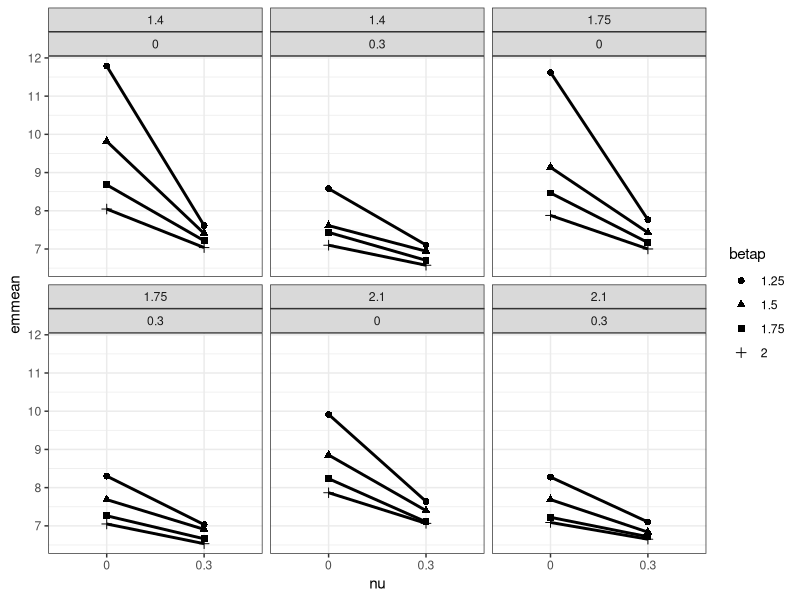

Recreate this plot in R.
library(tidyverse)
library(emmeans)
library(car)


mod_sir <- function(ini,
                    N=100000,
                    x,
                    timestart=0,
                    timeend=10, #in weeks
                    dt=1,
                    tol=1e-9){
  sim <- unname(ini)
  
  cases <- matrix(nrow=length(seq(timestart,timeend,by=dt)),
                  ncol=length(ini))
  colnames(cases) <- names(ini)
  cases[1,] <- sim
  
  #probability of transitions from susceptible compartment
  for(t in 2:nrow(cases)){
    p_SI <- (1-exp(-(x$beta*sim[2] + 
                       x$betap*sim[3] + x$nu)))*(x$beta*sim[2])/(x$beta*sim[2] + 
                                                                   x$betap*sim[3] + x$nu)
    p_SIn <- (1-exp(-(x$beta*sim[2] + 
                        x$betap*sim[3] + x$nu)))*(x$betap*sim[3])/(x$beta*sim[2] + 
                                                                     x$betap*sim[3] + x$nu)
    p_SV <-  (1-exp(-(x$beta*sim[2] + 
                        x$betap*sim[3] + x$nu)))*(x$nu)/(x$beta*sim[2] + x$betap*sim[3] + x$nu)
    
    #probability of transitions from first infected compartment
    p_IR <- (1- exp(-(x$gamma+x$mu)))*(x$gamma/(x$gamma+x$mu))
    p_ID <- (1-exp(-(x$gamma+x$mu)))*(x$mu/(x$gamma+x$mu))
    
    #probability of transition from vaccinated compartment
    p_VIn <- 1-exp(-x$betap*sim[3])
    
    #probability of transition from recovered compartment
    p_RIn <- 1-exp(-x$betap*sim[3])
    
    #probability of transitions from second infected compartment
    p_InRn <- (1- exp(-(x$gammap+x$mu)))*(x$gammap/(x$gammap+x$mu))
    p_InD <- (1-exp(-(x$gammap+x$mu)))*(x$mu/(x$gammap+x$mu))
    
    
    #number of transitions
    #susceptible
    
    S_probs <- c(p_SI, p_SIn, p_SV, 1-sum(p_SI, p_SIn, p_SV))
    n_S <- as.numeric(rmultinom(1,round(N*sim[1]),prob=S_probs))
    
    #first strain
    I_probs <- c(p_IR,p_ID, (1-sum(p_IR,p_ID)))
    n_I <- as.numeric(rmultinom(1,round(N*sim[2]),prob=I_probs))
    
    #new strain
    In_probs <- c(p_InRn, p_InD, 1-sum(p_InRn, p_InD))
    n_In <- as.numeric(rmultinom(1,round(N*sim[3]),prob=In_probs))
    
    #vaccinated
    n_V <- rbinom(1,round(N*sim[4]),prob=p_VIn)
    
    #first recovered
    
    n_R <- rbinom(1,round(N*sim[5]),prob = p_RIn)
    
    #update sim
    change <-(1/N) * c(-sum(n_S[1:3]),
                       n_S[1]-sum(n_I),
                       n_S[2]+n_V+n_R - sum(n_In),
                       n_S[3] - n_V,
                       n_I[1] - n_R,
                       n_In[1],
                       n_I[2]+n_In[2])
    
    sim <- (sim + change)
    sim <- sim*(sim > tol)
    cases[t,] <- sim
  }
  cases  |> 
    as.data.frame() |> 
    mutate(time=seq(timestart,timeend,by=1)) |> 
    mutate(infected = i1+i2+0.000001,infprop1=i1/infected,infprop2=i2/infected) -> cases 
  
  return(cases)
}

tdom <- function(ini, x, timestart=0, timeend=10){
  trun <- tryCatch({mod_sir(ini=ini,
                            x=x,
                            timestart=timestart,
                            timeend = timeend)},
                   error=function(e){
                     return(data.frame(infprop1=0,infprop2=0))
                   },
                   warning=function(w){
                     return(data.frame(infprop1=0,infprop2=0))
                   }
                   
  )
  
  if(tail(trun$infprop2,1) <=0.5 | max(trun$infprop2) <=0.5){
    tdominance <- 100 #never dominates
  }
  else{
    #initialize the logistic model using logit transformed model estimates
    coef(lm(logit(infprop2)~time,data=trun)) |> unname()->tcoeffs
    
    phi_2 <- tcoeffs[1]
    phi_3<- tcoeffs[2]
    
    logisticmodel <- tryCatch({nls(infprop2~SSlogis(time,Asym=1,xmid,scal),
                                   data=trun,
                                   control=list(maxiter=500))},
                              error=function(e){
                                #rerun with an experimental growth curve
                                rerun <- lm(log(infprop2)~time,
                                            data=trun)
                                
                                return((log(0.5)- coef(rerun)[1])/coef(rerun)[2])
                              },
                              warning=function(w){
                                rerun <- lm(log(infprop2)~time,
                                            data=trun)
                                
                                return((log(0.5)- coef(rerun)[1])/coef(rerun)[2])                         }
                              
    )
    tdominance <- ifelse(is.numeric(logisticmodel),logisticmodel,coef(logisticmodel)[2])
  }  
  tdominance
}


#ORIGINAL STRAIN COULD BE gamma =0.7, gammap = 0.7
gamma <- 0.7
gammap <- 0.7
betaset <- c(1.4,1.75,2.1)
betapset <- c(1.25,1.5,1.75,2) #multiple of beta
initial_recovered <- 0.01 #approximation
initial_infected <- 0.01 #loosely based on data
vaxxrateset <- c(0,0.3)
nuset <- c(0, 0.3)
muset <- c(0)
nsims <-10

sim_array <- expand.grid(1:nsims,
                         betaset,
                         betapset,
                         gamma,
                         gammap,
                         vaxxrateset,
                         initial_recovered,
                         initial_infected,
                         nuset,
                         muset) |> as.data.frame()
names(sim_array) <- c("SimNumber",
                      "beta",
                      "betap",
                      "gamma",
                      "gammap",
                      "vaxrate",
                      "ini_recovered",
                      "ini_infected",
                      "nu",
                      "mu")

#experiment function
exp_trun <- function(x1,timestart=0,timeend=12){
  x1 |> unname() |> as.numeric()->x1
  #initial recovered is 1%
  initial_recovered <- x1[7]
  #initial infected based on population
  initial_infected <- x1[8]
  #vaccination rate
  vaxrate <- x1[6]
  
  x <-list(beta=x1[2], 
           betap=x1[3]*x1[2],
           gamma=x1[4], 
           gammap=x1[5],
           nu=x1[9], 
           mu=x1[10]) #no birth and vaccination
  
  ini <- c(s=1-vaxrate-initial_infected-initial_recovered,
           i1=0.99*initial_infected,
           i2=0.01*initial_infected,
           v=vaxrate,
           r1=initial_recovered,
           r2=0,
           d=0)
  tdom(ini=ini,x=x,timestart=timestart,timeend=timeend)-> tdominance
  tdominance
}



rm(expresults)
sim_array |> rowwise() |> 
  mutate(tdom = exp_trun(c(SimNumber,beta,betap,gamma,gammap,vaxrate,
                           ini_recovered,ini_infected,nu,mu))) |>  ungroup()|> 
  mutate_at(vars(beta,betap,gamma,gammap,vaxrate,
                 ini_recovered,ini_infected,nu,mu),factor)-> expresults


expresults |>  group_by(beta,betap,gamma,gammap,vaxrate,
                        ini_recovered,ini_infected,nu,mu) |>
  mutate(nondom=ifelse(tdom==100,1,0)) |> 
  summarise(mean=mean(tdom),sd=sd(tdom),max=max(tdom),min=min(tdom),
            prop_nondom=sum(nondom)/n(),median=quantile(tdom,0.50)) ->sumstats

sumstats |> filter(mean > 12) |> View()
mod1 <- lm(tdom~beta*betap*vaxrate*nu,data=expresults,
           contrasts = list(beta=contr.SAS,
                            betap=contr.SAS,
                            nu=contr.SAS))


# mod1 <- lm(tdom~beta*betap*vaxrate*nu*mu,data=expresults,contrasts = list(beta=contr.SAS,
#                                                                betap=contr.SAS,
#                                                                nu=contr.SAS))
mod1 |> aov() |> summary()
emmeans(mod1,~nu*beta*betap*vaxrate)
emmeans(mod1,pairwise~nu|beta*betap*vaxrate,adjust="tukey")

# emmeans(mod1,pairwise~mu|beta*betap*vaxrate*nu,adjust="tukey")


#analyzing without non-dominating runs:

expresults |> filter(tdom !=100) ->expresults_dom



expresults_dom |>  group_by(beta,betap,gamma,gammap,vaxrate,
                            ini_recovered,ini_infected,nu,mu) |>
  summarise(mean=mean(tdom),sd=sd(tdom),max=max(tdom),min=min(tdom),
            median=quantile(tdom,0.50)) ->sumstats_dom
sumstats_dom |> View()

mod1_dom <- lm(tdom~beta*betap*vaxrate*nu,
               data=expresults_dom,
               contrasts = list(beta=contr.SAS,
                                                                               betap=contr.SAS,
                                                                               nu=contr.SAS))

# mod1_dom <- lm(tdom~beta*betap*vaxrate/nu*mu,data=expresults_dom,contrasts = list(beta=contr.SAS,
#                                                                            betap=contr.SAS,
#                                                                            nu=contr.SAS))


eff_size(emmeans(mod1_dom,pairwise~betap|beta*vaxrate,adjust="tukey"),
         sigma=sigma(mod1_dom),
         edf=df.residual(mod1_dom))


mod1_dom |> aov() |> summary()
emmeans(mod1_dom,~beta*betap*vaxrate*nu) ->mod1dom_means
# emmeans(mod1_dom,~beta*betap*vaxrate/mu)

emmeans(mod1_dom,pairwise~nu|beta*betap*vaxrate) |>
  confint()

emmeans(mod1_dom,pairwise~betap|beta*nu*vaxrate) |>
  confint(adjust="bonferroni")

contrast(mod1dom_means,simple=list("nu","betap","vaxrate")) |>
  confint(adjust="bonferroni")


mod1dom_means |> as.data.frame() |> 
  ggplot(aes(x=nu,y=emmean,group=betap,shape=betap)) + 
  theme_bw() + 
  facet_wrap(~beta+vaxrate,nrow=2) + 
  geom_point(size=2) + geom_line(size=1)


#only considering two-way interactions


# mod1_twoway <- lm(tdom~beta+betap+vaxrate+nu+
#                     beta:betap + beta:vaxrate+betap:vaxrate +
#                     beta:nu + betap:nu + vaxrate:nu,
#                data=expresults_dom,
#                contrasts = list(beta=contr.SAS,
#                                 betap=contr.SAS,
#                                 nu=contr.SAS))


mod1_threeway <- lm(tdom~betap*vaxrate*nu,
               data=expresults_dom,
               contrasts = list(beta=contr.SAS,
                                betap=contr.SAS,
                                nu=contr.SAS))

mod1_threeway |> aov() |> summary()

emmeans(mod1_threeway,pairwise~nu|betap*vaxrate) |>
  confint()

emmeans(mod1_threeway,pairwise~betap|nu*vaxrate) |>
  confint()
